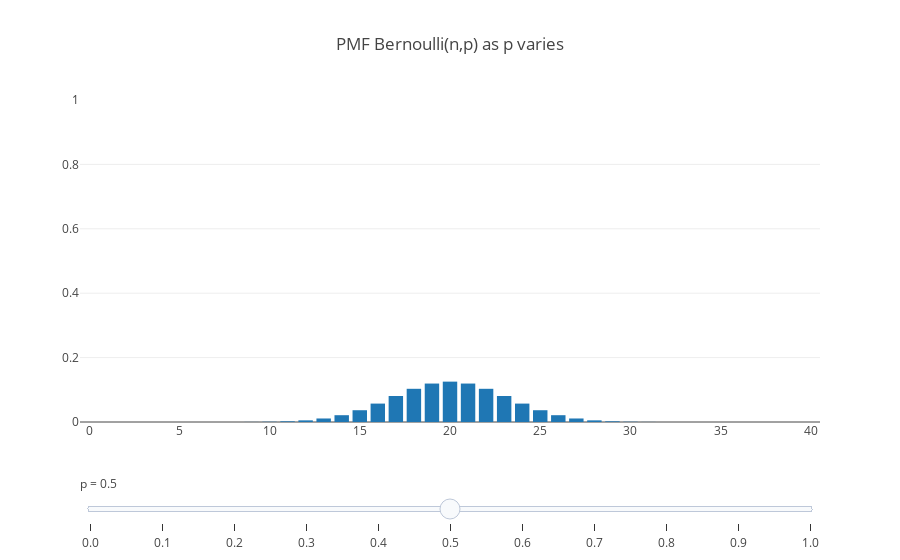

Source (notebook cell):
### Markdown cell above
# Binomial

Recall that the pmf of $Y \sim Binom(n,p)$ for $p \in [0,1]$ is given by $f(y) = {n \choose y} p^y (1-p)^y$, for $y = 0, 1, \dots, n$. 

$E[Y] = n p$ and $Var[Y] = n p (1-p)$.

## PMF as $p$ varies

### Code cell
n = 40
x_range = np.arange(0,n+1)

p_range = np.arange(0.0,1.1,0.1)

data = [dict(
    visible = False,
    type = 'bar',
    name = 'p = '+str(p),
    x = x_range,
    y = binom.pmf(x_range,n,p)) for p in p_range]

steps = []
for i in range(len(data)):
    step = dict(
        method = 'restyle',
        args = ['visible', [False] * len(p_range)],
        label = str(p_range[i])
    )
    step['args'][1][i] = True # Toggle i'th trace to "visible"
    steps.append(step)

i = 5
data[i]['visible'] = True    

sliders = [ dict(
    active = i,
    currentvalue = {"prefix": "p = "},
    pad = {"t": 50},
    steps = steps
) ]


layout = dict(sliders=sliders, 
              title='PMF Bernoulli(n,p) as p varies',
              yaxis=dict(
                  autorange=False,
                  range=[0, 1]
              ))

fig = dict(data=data, layout=layout)

offline.iplot(fig, filename='Binomial_var_p')

### Figure 1 — Plotly figure (JSON) as saved in the notebook; plotly's stock layout.template omitted (floating-point values rounded to 4 significant figures)
{"data": [{"name": "p = 0.0", "type": "bar", "visible": false, "x": [0, 1, 2, 3, 4, 5, 6, 7, 8, 9, 10, 11, 12, 13, 14, 15, 16, 17, 18, 19, 20, 21, 22, 23, 24, 25, 26, 27, 28, 29, 30, 31, 32, 33, 34, 35, 36, 37, 38, 39, 40], "y": [1, 0, 0, 0, 0, 0, 0, 0, 0, 0, 0, 0, 0, 0, 0, 0, 0, 0, 0, 0, 0, 0, 0, 0, 0, 0, 0, 0, 0, 0, 0, 0, 0, 0, 0, 0, 0, 0, 0, 0, 0]}, {"name": "p = 0.1", "type": "bar", "visible": false, "x": [0, 1, 2, 3, 4, 5, 6, 7, 8, 9, 10, 11, 12, 13, 14, 15, 16, 17, 18, 19, 20, 21, 22, 23, 24, 25, 26, 27, 28, 29, 30, 31, 32, 33, 34, 35, 36, 37, 38, 39, 40], "y": [0.01478, 0.06569, 0.1423, 0.2003, 0.2059, 0.1647, 0.1068, 0.05761, 0.02641, 0.01043, 0.003593, 0.001089, 0.0002924, 6.997e-05, 1.499e-05, 2.888e-06, 5.013e-07, 7.864e-08, 1.117e-08, 1.436e-09, 1.676e-10, 1.773e-11, 1.702e-12, 1.48e-13, 1.165e-14, 8.282e-16, 5.309e-17, 3.059e-18, 1.578e-19, 7.255e-21, 2.956e-22, 1.059e-23, 3.31e-25, 8.917e-27, 2.04e-28, 3.885e-30, 5.996e-32, 7.203e-34, 6.318e-36, 3.6e-38, 1e-40]}, {"name": "p = 0.2", "type": "bar", "visible": false, "x": [0, 1, 2, 3, 4, 5, 6, 7, 8, 9, 10, 11, 12, 13, 14, 15, 16, 17, 18, 19, 20, 21, 22, 23, 24, 25, 26, 27, 28, 29, 30, 31, 32, 33, 34, 35, 36, 37, 38, 39, 40], "y": [0.0001329, 0.001329, 0.00648, 0.02052, 0.04745, 0.08541, 0.1246, 0.1513, 0.156, 0.1386, 0.1075, 0.07326, 0.04426, 0.02383, 0.01149, 0.00498, 0.001945, 0.0006865, 0.0002193, 6.348e-05, 1.666e-05, 3.968e-06, 8.567e-07, 1.676e-07, 2.968e-08, 4.749e-09, 6.849e-10, 8.879e-11, 1.031e-11, 1.066e-12, 9.773e-14, 7.881e-15, 5.542e-16, 3.359e-17, 1.729e-18, 7.409e-20, 2.572e-21, 6.952e-23, 1.372e-24, 1.759e-26, 1.1e-28]}, {"name": "p = 0.3", "type": "bar", "visible": false, "x": [0, 1, 2, 3, 4, 5, 6, 7, 8, 9, 10, 11, 12, 13, 14, 15, 16, 17, 18, 19, 20, 21, 22, 23, 24, 25, 26, 27, 28, 29, 30, 31, 32, 33, 34, 35, 36, 37, 38, 39, 40], "y": [6.367e-07, 1.091e-05, 9.121e-05, 0.0004952, 0.001963, 0.006057, 0.01514, 0.03152, 0.05573, 0.08492, 0.1128, 0.1319, 0.1366, 0.1261, 0.1042, 0.07741, 0.05183, 0.03136, 0.01717, 0.008523, 0.003835, 0.001565, 0.0005794, 0.0001943, 5.899e-05, 1.618e-05, 4.001e-06, 8.891e-07, 1.769e-07, 3.137e-08, 4.93e-09, 6.816e-10, 8.215e-11, 8.535e-12, 7.531e-13, 5.533e-14, 3.293e-15, 1.526e-16, 5.163e-18, 1.135e-19, 1.216e-21]}, {"name": "p = 0.4", "type": "bar", "visible": false, "x": [0, 1, 2, 3, 4, 5, 6, 7, 8, 9, 10, 11, 12, 13, 14, 15, 16, 17, 18, 19, 20, 21, 22, 23, 24, 25, 26, 27, 28, 29, 30, 31, 32, 33, 34, 35, 36, 37, 38, 39, 40], "y": [1.337e-09, 3.565e-08, 4.634e-07, 3.913e-06, 2.413e-05, 0.0001158, 0.0004505, 0.001459, 0.004011, 0.009508, 0.01965, 0.03573, 0.05756, 0.08265, 0.1063, 0.1228, 0.1279, 0.1204, 0.1026, 0.07916, 0.05541, 0.03518, 0.02026, 0.01057, 0.004991, 0.002129, 0.000819, 0.0002831, 8.763e-05, 2.417e-05, 5.909e-06, 1.271e-06, 2.383e-07, 3.851e-08, 5.286e-09, 6.041e-10, 5.593e-11, 4.031e-12, 2.122e-13, 7.254e-15, 1.209e-16]}, {"name": "p = 0.5", "type": "bar", "visible": true, "x": [0, 1, 2, 3, 4, 5, 6, 7, 8, 9, 10, 11, 12, 13, 14, 15, 16, 17, 18, 19, 20, 21, 22, 23, 24, 25, 26, 27, 28, 29, 30, 31, 32, 33, 34, 35, 36, 37, 38, 39, 40], "y": [9.095e-13, 3.638e-11, 7.094e-10, 8.986e-09, 8.312e-08, 5.985e-07, 3.491e-06, 1.696e-05, 6.994e-05, 0.0002487, 0.0007709, 0.002103, 0.005081, 0.01094, 0.02111, 0.03658, 0.05716, 0.0807, 0.1031, 0.1194, 0.1254, 0.1194, 0.1031, 0.0807, 0.05716, 0.03658, 0.02111, 0.01094, 0.005081, 0.002103, 0.0007709, 0.0002487, 6.994e-05, 1.696e-05, 3.491e-06, 5.985e-07, 8.312e-08, 8.986e-09, 7.094e-10, 3.638e-11, 9.095e-13]}, {"name": "p = 0.6", "type": "bar", "visible": false, "x": [0, 1, 2, 3, 4, 5, 6, 7, 8, 9, 10, 11, 12, 13, 14, 15, 16, 17, 18, 19, 20, 21, 22, 23, 24, 25, 26, 27, 28, 29, 30, 31, 32, 33, 34, 35, 36, 37, 38, 39, 40], "y": [1.209e-16, 7.254e-15, 2.122e-13, 4.031e-12, 5.593e-11, 6.041e-10, 5.286e-09, 3.851e-08, 2.383e-07, 1.271e-06, 5.909e-06, 2.417e-05, 8.763e-05, 0.0002831, 0.000819, 0.002129, 0.004991, 0.01057, 0.02026, 0.03518, 0.05541, 0.07916, 0.1026, 0.1204, 0.1279, 0.1228, 0.1063, 0.08265, 0.05756, 0.03573, 0.01965, 0.009508, 0.004011, 0.001459, 0.0004505, 0.0001158, 2.413e-05, 3.913e-06, 4.634e-07, 3.565e-08, 1.337e-09]}, {"name": "p = 0.7", "type": "bar", "visible": false, "x": [0, 1, 2, 3, 4, 5, 6, 7, 8, 9, 10, 11, 12, 13, 14, 15, 16, 17, 18, 19, 20, 21, 22, 23, 24, 25, 26, 27, 28, 29, 30, 31, 32, 33, 34, 35, 36, 37, 38, 39, 40], "y": [1.216e-21, 1.135e-19, 5.163e-18, 1.526e-16, 3.293e-15, 5.533e-14, 7.531e-13, 8.535e-12, 8.215e-11, 6.816e-10, 4.93e-09, 3.137e-08, 1.769e-07, 8.891e-07, 4.001e-06, 1.618e-05, 5.899e-05, 0.0001943, 0.0005794, 0.001565, 0.003835, 0.008523, 0.01717, 0.03136, 0.05183, 0.07741, 0.1042, 0.1261, 0.1366, 0.1319, 0.1128, 0.08492, 0.05573, 0.03152, 0.01514, 0.006057, 0.001963, 0.0004952, 9.121e-05, 1.091e-05, 6.367e-07]}, {"name": "p = 0.8", "type": "bar", "visible": false, "x": [0, 1, 2, 3, 4, 5, 6, 7, 8, 9, 10, 11, 12, 13, 14, 15, 16, 17, 18, 19, 20, 21, 22, 23, 24, 25, 26, 27, 28, 29, 30, 31, 32, 33, 34, 35, 36, 37, 38, 39, 40], "y": [1.1e-28, 1.759e-26, 1.372e-24, 6.952e-23, 2.572e-21, 7.409e-20, 1.729e-18, 3.359e-17, 5.542e-16, 7.881e-15, 9.773e-14, 1.066e-12, 1.031e-11, 8.879e-11, 6.849e-10, 4.749e-09, 2.968e-08, 1.676e-07, 8.567e-07, 3.968e-06, 1.666e-05, 6.348e-05, 0.0002193, 0.0006865, 0.001945, 0.00498, 0.01149, 0.02383, 0.04426, 0.07326, 0.1075, 0.1386, 0.156, 0.1513, 0.1246, 0.08541, 0.04745, 0.02052, 0.00648, 0.001329, 0.0001329]}, {"name": "p = 0.9", "type": "bar", "visible": false, "x": [0, 1, 2, 3, 4, 5, 6, 7, 8, 9, 10, 11, 12, 13, 14, 15, 16, 17, 18, 19, 20, 21, 22, 23, 24, 25, 26, 27, 28, 29, 30, 31, 32, 33, 34, 35, 36, 37, 38, 39, 40], "y": [1e-40, 3.6e-38, 6.318e-36, 7.203e-34, 5.996e-32, 3.885e-30, 2.04e-28, 8.917e-27, 3.31e-25, 1.059e-23, 2.956e-22, 7.255e-21, 1.578e-19, 3.059e-18, 5.309e-17, 8.282e-16, 1.165e-14, 1.48e-13, 1.702e-12, 1.773e-11, 1.676e-10, 1.436e-09, 1.117e-08, 7.864e-08, 5.013e-07, 2.888e-06, 1.499e-05, 6.997e-05, 0.0002924, 0.001089, 0.003593, 0.01043, 0.02641, 0.05761, 0.1068, 0.1647, 0.2059, 0.2003, 0.1423, 0.06569, 0.01478]}, {"name": "p = 1.0", "type": "bar", "visible": false, "x": [0, 1, 2, 3, 4, 5, 6, 7, 8, 9, 10, 11, 12, 13, 14, 15, 16, 17, 18, 19, 20, 21, 22, 23, 24, 25, 26, 27, 28, 29, 30, 31, 32, 33, 34, 35, 36, 37, 38, 39, 40], "y": [0, 0, 0, 0, 0, 0, 0, 0, 0, 0, 0, 0, 0, 0, 0, 0, 0, 0, 0, 0, 0, 0, 0, 0, 0, 0, 0, 0, 0, 0, 0, 0, 0, 0, 0, 0, 0, 0, 0, 0, 1]}], "layout": {"sliders": [{"active": 5, "currentvalue": {"prefix": "p = "}, "pad": {"t": 50}, "steps": [{"args": ["visible", [true, false, false, false, false, false, false, false, false, false, false]], "label": "0.0", "method": "restyle"}, {"args": ["visible", [false, true, false, false, false, false, false, false, false, false, false]], "label": "0.1", "method": "restyle"}, {"args": ["visible", [false, false, true, false, false, false, false, false, false, false, false]], "label": "0.2", "method": "restyle"}, {"args": ["visible", [false, false, false, true, false, false, false, false, false, false, false]], "label": "0.3", "method": "restyle"}, {"args": ["visible", [false, false, false, false, true, false, false, false, false, false, false]], "label": "0.4", "method": "restyle"}, {"args": ["visible", [false, false, false, false, false, true, false, false, false, false, false]], "label": "0.5", "method": "restyle"}, {"args": ["visible", [false, false, false, false, false, false, true, false, false, false, false]], "label": "0.6", "method": "restyle"}, {"args": ["visible", [false, false, false, false, false, false, false, true, false, false, false]], "label": "0.7", "method": "restyle"}, {"args": ["visible", [false, false, false, false, false, false, false, false, true, false, false]], "label": "0.8", "method": "restyle"}, {"args": ["visible", [false, false, false, false, false, false, false, false, false, true, false]], "label": "0.9", "method": "restyle"}, {"args": ["visible", [false, false, false, false, false, false, false, false, false, false, true]], "label": "1.0", "method": "restyle"}]}], "title": "PMF Bernoulli(n,p) as p varies", "yaxis": {"autorange": false, "range": [0, 1]}}}
